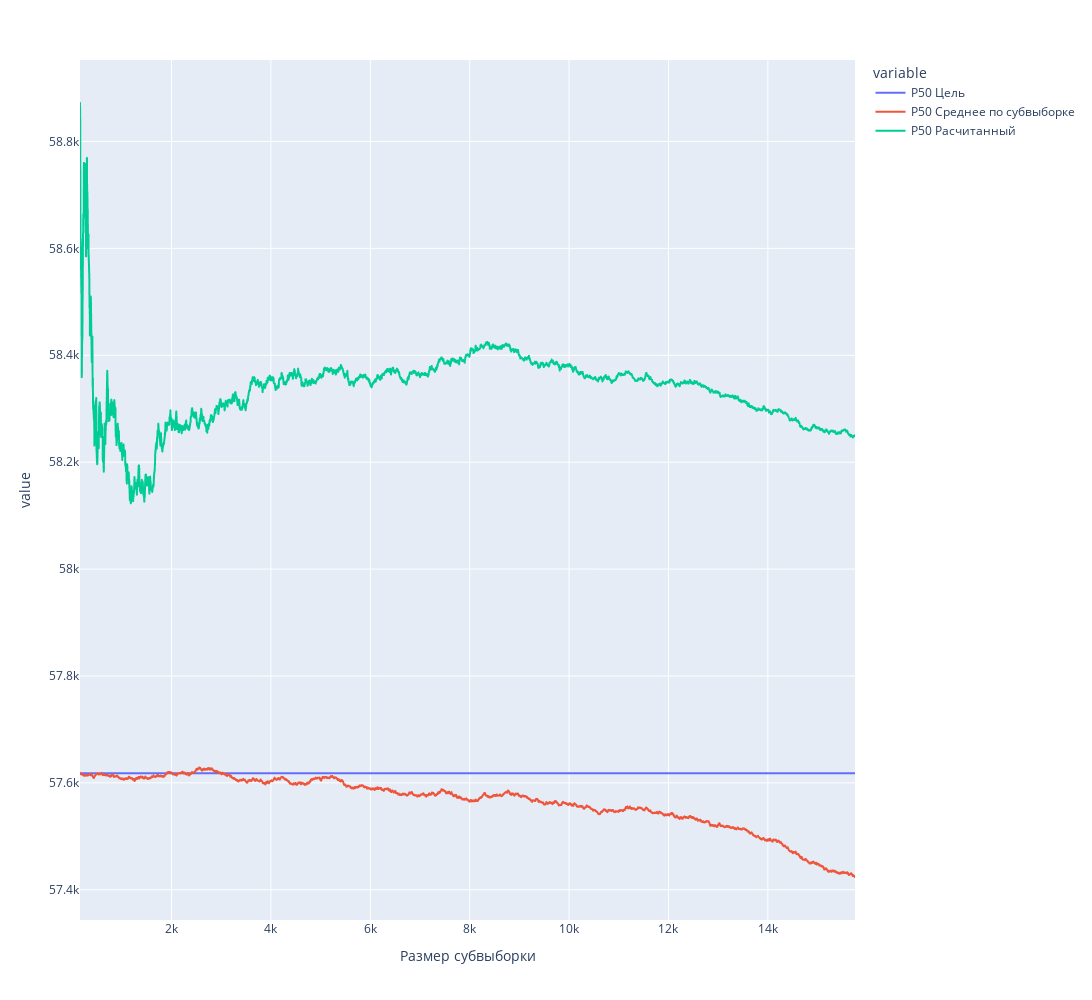

This figure's notebook cell:
### Code cell
# Расчет влияния размера субвыборки вокруг целевого сценария на итоговую оценку

tolerance = np.linspace(0.1,10,5000) #в процентах

size_v = []
Р50_v = []
P50_subsample_v = [] 
EUR_calc_v = []

df_a = calc_trials(rv_qi, rv_b, rv_D, rv_TDR)
Р50 = df_a['EUR'].quantile(q=0.5)

for i in tolerance:

    Р50_v.append(Р50)
    sub_sample = df_a[(df_a['EUR']> Р50-0.01*i*Р50) & (df_a['EUR']< Р50+0.01*i*Р50)]
    size_v.append(sub_sample.shape[0])
    
    P50_subsample = sub_sample['EUR'].mean()
    P50_subsample_v.append(P50_subsample)

    qi_calc = sub_sample['qi'].mean()
    b_calc = sub_sample['b'].mean()
    D_calc = sub_sample['D'].mean()
    TDR_calc = sub_sample['TDR'].mean()

    EUR_calc = eur(qi_calc, b_calc, D_calc, TDR_calc)
    EUR_calc_v.append(EUR_calc)
    
df_ss = pd.DataFrame({'Tolerance_%': tolerance, 'Размер субвыборки':size_v, 'P50 Цель': Р50_v, 'P50 Среднее по субвыборке':P50_subsample_v, 'P50 Расчитанный':EUR_calc_v } )

fig = px.line(df_ss, x='Размер субвыборки', y = df_ss.columns[1:5], width = 1500.0, height = 1000.0)
fig.show()

### Figure 1 — Plotly figure (JSON) as saved in the notebook; plotly's stock layout.template omitted (floating-point values rounded to 4 significant figures; data arrays with more than 128 entries replaced by an {"elided": "..."} marker saying what was removed)
{"data": [{"hovertemplate": "variable=P50 Цель<br>Размер субвыборки=%{x}<br>value=%{y}<extra></extra>", "legendgroup": "P50 Цель", "line": {"color": "#636efa", "dash": "solid"}, "mode": "lines", "name": "P50 Цель", "showlegend": true, "type": "scattergl", "x": {"elided": "5000 int values"}, "xaxis": "x", "y": {"elided": "5000 int values"}, "yaxis": "y"}, {"hovertemplate": "variable=P50 Среднее по субвыборке<br>Размер субвыборки=%{x}<br>value=%{y}<extra></extra>", "legendgroup": "P50 Среднее по субвыборке", "line": {"color": "#EF553B", "dash": "solid"}, "mode": "lines", "name": "P50 Среднее по субвыборке", "showlegend": true, "type": "scattergl", "x": {"elided": "5000 int values"}, "xaxis": "x", "y": {"elided": "5000 float values"}, "yaxis": "y"}, {"hovertemplate": "variable=P50 Расчитанный<br>Размер субвыборки=%{x}<br>value=%{y}<extra></extra>", "legendgroup": "P50 Расчитанный", "line": {"color": "#00cc96", "dash": "solid"}, "mode": "lines", "name": "P50 Расчитанный", "showlegend": true, "type": "scattergl", "x": {"elided": "5000 int values"}, "xaxis": "x", "y": {"elided": "5000 int values"}, "yaxis": "y"}], "layout": {"height": 1000, "legend": {"title": {"text": "variable"}, "tracegroupgap": 0}, "margin": {"t": 60}, "width": 1500, "xaxis": {"anchor": "y", "autorange": true, "domain": [0, 1], "range": [158, 15753], "title": {"text": "Размер субвыборки"}, "type": "linear"}, "yaxis": {"anchor": "x", "autorange": true, "domain": [0, 1], "range": [57340.0, 58950.0], "title": {"text": "value"}, "type": "linear"}}}
